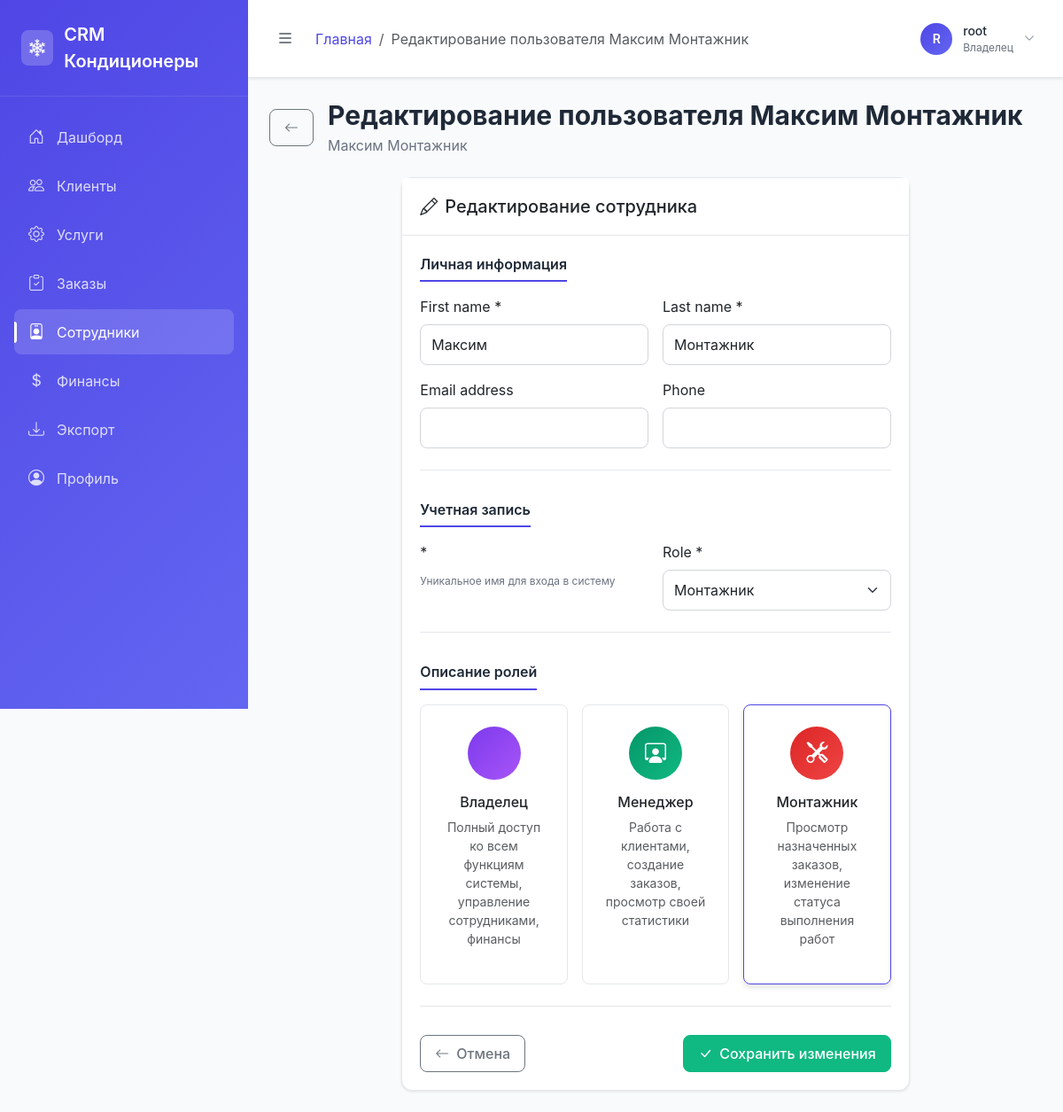
Page /user_accounts/6/edit/ (signed in) on the committed database.
### user_accounts/models.py (models this page shows, shortened)
class User(AbstractUser):
    ROLE_CHOICES = (
        ('owner', 'Владелец'),
        ('manager', 'Менеджер'),
        ('installer', 'Монтажник'),
    )
    role = models.CharField(max_length=10, choices=ROLE_CHOICES)
    phone = models.CharField(max_length=15, blank=True)
    groups = models.ManyToManyField(
        'auth.Group',
        related_name='user_accounts_user_set',
        blank=True,
        help_text='The groups this user belongs to.',
        verbose_name='groups',
    )
    user_permissions = models.ManyToManyField(
        'auth.Permission',
        related_name='user_accounts_user_set',
        blank=True,
        help_text='Specific permissions for this user.',
        verbose_name='user permissions',
    )

### user_accounts/views.py (the view)
# urls.py: path('<int:pk>/edit/', views.user_edit, name='user_edit'),
@login_required
def user_edit(request, pk):
    if request.user.role != 'owner':
        messages.error(request, 'У вас нет прав для редактирования пользователей.')
        return redirect('dashboard')
    user_obj = get_object_or_404(User, pk=pk)
    if request.method == 'POST':
        form = CustomUserChangeForm(request.POST, instance=user_obj)
        if form.is_valid():
            user = form.save()
            messages.success(request, f'Пользователь {user.get_full_name()} успешно обновлен!')
            return redirect('user_detail', pk=user.pk)
    else:
        form = CustomUserChangeForm(instance=user_obj)
    return render(request, 'user_accounts/user_form.html', {
        'form': form,
        'user_obj': user_obj,
        'edit': True,
        'title': f'Редактирование пользователя {user_obj.get_full_name()}'
    })

### templates/user_accounts/user_form.html (shortened to what this page needs)
{% extends 'base.html' %}
{% block page_name %}{{ title }}{% endblock %}
{% block content %}
<div class="fade-in">
    <div class="page-header mb-4">
        <div class="d-flex justify-content-between align-items-center">
            <div class="d-flex align-items-center">
                <a href="{% if edit %}{% url 'user_accounts:user_detail' user_obj.pk %}{% else %}{% url 'user_accounts:user_list' %}{% endif %}" class="btn btn-outline-secondary me-3">
                    <i class="bi bi-arrow-left"></i>
                </a>
                <div>
                    <h1 class="page-title mb-0">{{ title }}</h1>
                    {% if edit %}
                    <p class="page-subtitle mb-0">{{ user_obj.get_full_name|default:user_obj.username }}</p>
                    {% endif %}
                </div>
            </div>
        </div>
    </div>
    <div class="row justify-content-center">
        <div class="col-lg-8">
            <div class="card">
                <div class="card-header">
                    <h5 class="mb-0">
                        {% if edit %}
                            <i class="bi bi-pencil me-2"></i>Редактирование сотрудника
                        {% else %}
                            <i class="bi bi-person-plus me-2"></i>Новый сотрудник
                        {% endif %}
                    </h5>
                </div>
                <div class="card-body">
                    <form method="post">
                        <div class="form-section">
                            <h6 class="section-title">Личная информация</h6>
                            <div class="row g-3">
                                <div class="col-md-6">
                                    <label for="{{ form.first_name.id_for_label }}" class="form-label">{{ form.first_name.label }} *</label>
                                    {{ form.first_name }}
                                </div>
                                <div class="col-md-6">
                                    <label for="{{ form.last_name.id_for_label }}" class="form-label">{{ form.last_name.label }} *</label>
                                    {{ form.last_name }}
                                </div>
                                <div class="col-md-6">
                                    <label for="{{ form.email.id_for_label }}" class="form-label">{{ form.email.label }}</label>
                                    {{ form.email }}
                                </div>
                                <div class="col-md-6">
                                    <label for="{{ form.phone.id_for_label }}" class="form-label">{{ form.phone.label }}</label>
                                    {{ form.phone }}
                                </div>
                            </div>
                        </div>
                        <div class="form-section">
                            <h6 class="section-title">Учетная запись</h6>
                            <div class="row g-3">
                                <div class="col-md-6">
                                    <label for="{{ form.username.id_for_label }}" class="form-label">{{ form.username.label }} *</label>
                                    <div class="form-text">Уникальное имя для входа в систему</div>
                                </div>
                                <div class="col-md-6">
                                    <label for="{{ form.role.id_for_label }}" class="form-label">{{ form.role.label }} *</label>
                                    {{ form.role }}
                                </div>
                            </div>
                        </div>
                        <div class="form-section">
                            <h6 class="section-title">Описание ролей</h6>
                            <div class="row g-3">
                                <div class="col-md-4">
                                    <div class="role-card">
                                        <div class="role-icon owner">
                                        </div>
                                        <h6>Владелец</h6>
                                        <p class="small text-muted">Полный доступ ко всем функциям системы, управление сотрудниками, финансы</p>
                                    </div>
                                </div>
                                <div class="col-md-4">
                                    <div class="role-card">
                                        <div class="role-icon manager">
                                            <i class="bi bi-person-workspace"></i>
                                        </div>
                                        <h6>Менеджер</h6>
                                        <p class="small text-muted">Работа с клиентами, создание заказов, просмотр своей статистики</p>
                                    </div>
                                </div>
                                <div class="col-md-4">
                                    <div class="role-card">
                                        <div class="role-icon installer">
                                            <i class="bi bi-tools"></i>
                                        </div>
                                        <h6>Монтажник</h6>
                                        <p class="small text-muted">Просмотр назначенных заказов, изменение статуса выполнения работ</p>
                                    </div>
                                </div>
                            </div>
                        </div>
                        <div class="d-flex justify-content-between align-items-center">
                            <a href="{% if edit %}{% url 'user_accounts:user_detail' user_obj.pk %}{% else %}{% url 'user_accounts:user_list' %}{% endif %}" class="btn btn-outline-secondary">
                                <i class="bi bi-arrow-left me-2"></i>Отмена
                            </a>
                            <button type="submit" class="btn btn-success">
                                {% if edit %}
                                    <i class="bi bi-check-lg me-2"></i>Сохранить изменения
                                {% else %}
                                    <i class="bi bi-person-plus me-2"></i>Создать сотрудника
                                {% endif %}
                            </button>
                        </div>
                    </form>
                </div>
            </div>
        </div>
    </div>
</div>
{% endblock %}

### templates/base.html (shortened to what this page needs)
<!DOCTYPE html>
<html lang="ru">
<head>
    <link href="https://cdn.jsdelivr.net/npm/bootstrap@5.3.0/dist/css/bootstrap.min.css" rel="stylesheet">
    <link href="https://cdn.jsdelivr.net/npm/bootstrap-icons@1.10.0/font/bootstrap-icons.css" rel="stylesheet">
</head>
<body>
    {% if user.is_authenticated %}
    <nav class="sidebar" id="sidebar">
        <div class="sidebar-header">
            <div class="logo">
                <i class="bi bi-snow2"></i>
            </div>
            <div class="title">CRM Кондиционеры</div>
        </div>
        <div class="sidebar-nav">
            <div class="nav-item">
                <a href="{% url 'dashboard' %}" class="nav-link {% if request.resolver_match.url_name == 'dashboard' %}active{% endif %}">
                    <i class="bi bi-house-door"></i>
                    <span>Дашборд</span>
                </a>
            </div>
            <div class="nav-item">
                <a href="{% url 'client_list' %}" class="nav-link {% if 'client' in request.resolver_match.url_name %}active{% endif %}">
                    <i class="bi bi-people"></i>
                    <span>Клиенты</span>
                </a>
            </div>
            <div class="nav-item">
                <a href="{% url 'service_list' %}" class="nav-link {% if 'service' in request.resolver_match.url_name %}active{% endif %}">
                    <i class="bi bi-gear"></i>
                    <span>Услуги</span>
                </a>
            </div>
            <div class="nav-item">
                <a href="{% url 'order_list' %}" class="nav-link {% if 'order' in request.resolver_match.url_name %}active{% endif %}">
                    <i class="bi bi-clipboard-check"></i>
                    <span>Заказы</span>
                </a>
            </div>
            {% if user.role == 'owner' %}
            <div class="nav-item">
                <a href="{% url 'user_accounts:user_list' %}" class="nav-link {% if 'user_accounts' in request.resolver_match.namespace %}active{% endif %}">
                    <i class="bi bi-person-badge"></i>
                    <span>Сотрудники</span>
                </a>
            </div>
            <div class="nav-item">
                <a href="{% url 'finance_dashboard' %}" class="nav-link {% if 'finance' in request.resolver_match.url_name %}active{% endif %}">
                    <i class="bi bi-currency-dollar"></i>
                    <span>Финансы</span>
                </a>
            </div>
            <div class="nav-item">
                <a href="#" class="nav-link">
                    <i class="bi bi-download"></i>
                    <span>Экспорт</span>
                </a>
            </div>
            {% endif %}
            <div class="nav-item">
                <a href="{% url 'user_accounts:profile' %}" class="nav-link {% if request.resolver_match.url_name == 'profile' %}active{% endif %}">
                    <i class="bi bi-person-circle"></i>
                    <span>Профиль</span>
                </a>
            </div>
        </div>
    </nav>
    <div class="main-content" id="main-content">
        <div class="top-nav">
            <div class="top-nav-left">
                <button class="sidebar-toggle" id="sidebar-toggle">
                    <i class="bi bi-list"></i>
                </button>
                {% block breadcrumb %}
                <nav aria-label="breadcrumb">
                    <ol class="breadcrumb breadcrumb-nav">
                        <li class="breadcrumb-item"><a href="{% url 'dashboard' %}">Главная</a></li>
                        <li class="breadcrumb-item active" aria-current="page">{% block page_name %}{% endblock %}</li>
                    </ol>
                </nav>
                {% endblock %}
            </div>
            <div class="top-nav-right">
                <div class="user-dropdown">
                    <div class="user-info" data-bs-toggle="dropdown">
                        <div class="user-avatar">
                            {{ user.first_name.0|default:user.username.0|upper }}
                        </div>
                        <div class="user-details d-none d-md-block">
                            <div style="font-weight: 500; font-size: 0.875rem;">{{ user.get_full_name|default:user.username }}</div>
                            <div style="font-size: 0.75rem; color: #6b7280;">{{ user.get_role_display }}</div>
                        </div>
                        <i class="bi bi-chevron-down" style="font-size: 0.75rem; color: #6b7280;"></i>
                    </div>
                </div>
            </div>
        </div>
        <div class="page-content">
            {% block content %}{% endblock %}
        </div>
    </div>
    {% else %}
        {% block login_content %}{% endblock %}
    {% endif %}
</body>
</html>

### rows in the picture
User: first_name.0 "R", get_full_name "root", role "Владелец"
User: get_full_name "Максим Монтажник", first_name "Максим", last_name "Монтажник", role "Монтажник"

### other values in the picture
{{ title }} "Редактирование пользователя Максим Монтажник"
